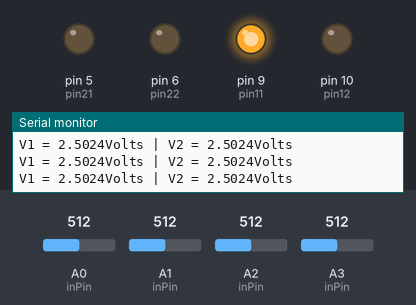
The sketch below on a simulated Arduino Uno, built with avr-gcc and run on an emulated ATmega328P. Shown: output pins drawn as LEDs (lit = HIGH), the last lines printed to the serial monitor. The test bench sets the inputs (shaded band); at power-on: A0 (inPin) = 512, A1 (inPin) = 512, A2 (inPin) = 512, A3 (inPin) = 512.

Above: at 0.8 s.
At 3.5 s:
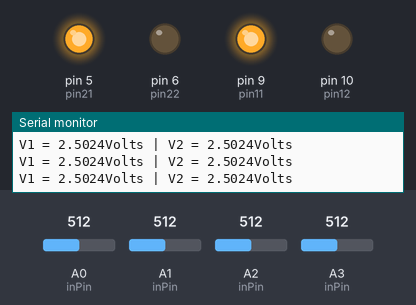
At 5.9 s:
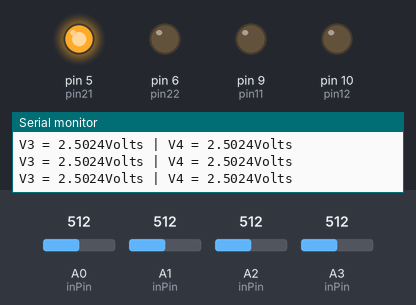
Timing chart, 0 to 7.4 s (numbered marks = the images above):
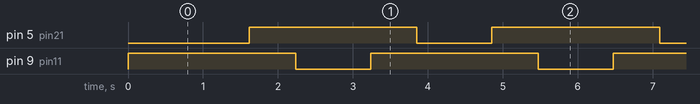

Measured:
- by itself, pin 5 (pin21), pin 9 (pin11): alternates HIGH for 2.2 s and LOW for 1.0 s
- by itself, everything shown: repeats every 3.2 s, in 4 steps

The sketch:

4electro_loop.ino
```cpp
int p1 = A0;
int p2 = A1;
int p3 = A2;
int p4 = A3;


int pin11  = 9;
int pin12  = 10;
int pin21  = 5;
int pin22  = 6;

int outPin[ ] = {pin11, pin12, pin21, pin22};
int sizeOut = 4;
int inPin[ ]  = {p1, p2, p3, p4};
int sizeIn  = 4;

int frames = 10;

void setup() {
  // initialize all outPins
  for (int i = 0; i < sizeOut; i = i + 1) {
    pinMode(outPin[i], OUTPUT);
  }
  Serial.begin(9600);

}

void loop() {

  float vin = 5;
  for (int i = 0; i <= sizeOut/2; i = i + 2) {
    Serial.println("Set voltage pair ...");
    analogWrite(outPin[i], vin / 5.0 * 255);
    analogWrite(outPin[i+1], 0);

    // switch off the other 2 electro
    pinMode(outPin[(i+2) % sizeOut], INPUT);
    pinMode(outPin[(i+3) % sizeOut], INPUT);
    //INPUT has 100Mohm impedance

    // stablizing
    delay(100);

    // read
    Serial.println("Read electrodes ...");
    for (int k = 0; k < frames; k = k + 1) {
      float v1 = analogRead(inPin[i])*5.0/1023;
      float v2 = analogRead(inPin[i+1])*5.0/1023;

      // print
      Serial.print("V"); Serial.print(i+1); Serial.print(" = ");
      Serial.print(v1,4); Serial.print("Volts");
      Serial.print(" | ");
      Serial.print("V"); Serial.print(i+2); Serial.print(" = ");
      Serial.print(v2,4); Serial.println("Volts");

      // 200Hz sampling rate
      delay(50);
    }

    pinMode(outPin[(i+2) % sizeOut], OUTPUT);
    pinMode(outPin[(i+3) % sizeOut], OUTPUT);

    // wait 1 sec
    delay(1000);

  }


}
```
